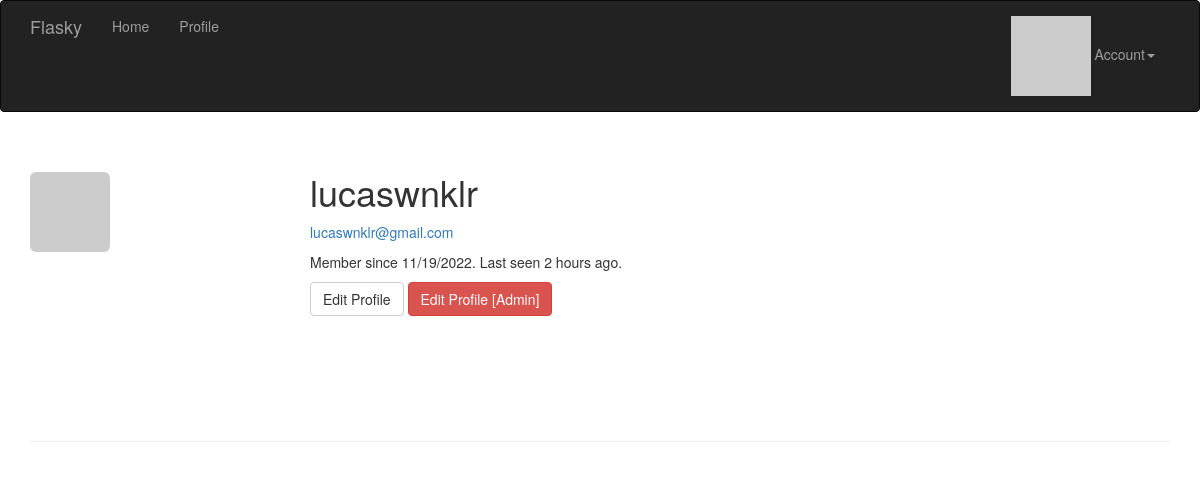
Before: /user/lucaswnklr (signed in) with the older database file.
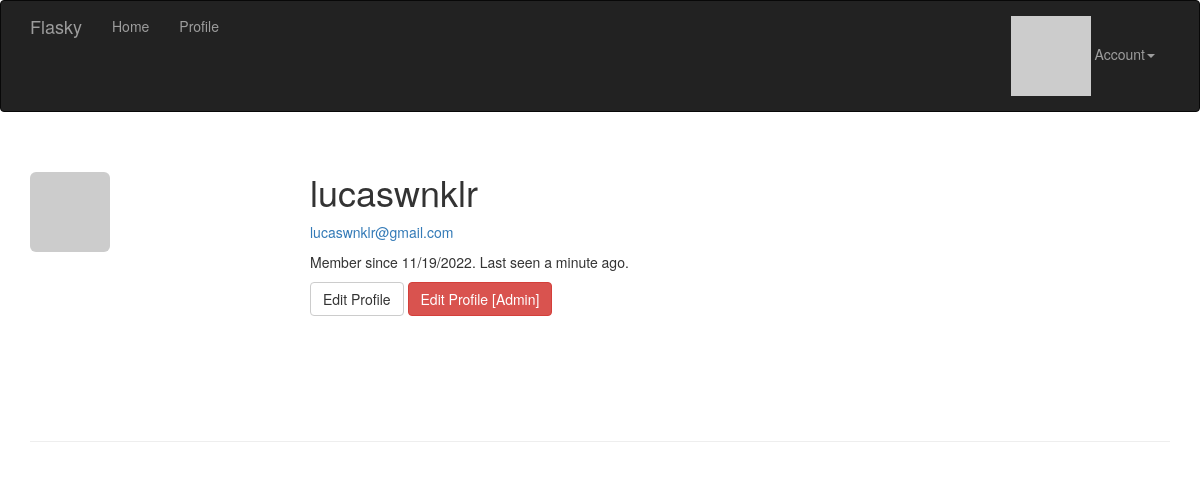
After: the same page with the newer database file.
### app/models.py (models this page shows, shortened)
class User(UserMixin, db.Model):
    __tablename__ = 'users'
    id = db.Column(db.Integer, primary_key=True)
    email = db.Column(db.String(64), unique=True, index=True)
    username = db.Column(db.String(64), unique=True, index=True)
    role_id = db.Column(db.Integer, db.ForeignKey('roles.id'))
    password_hash = db.Column(db.String(128))
    confirmed = db.Column(db.Boolean, default=False)
    name = db.Column(db.String(64))
    location = db.Column(db.String(64))
    about_me = db.Column(db.Text())
    member_since = db.Column(db.DateTime(), default=datetime.utcnow)
    last_seen = db.Column(db.DateTime(), default=datetime.utcnow)
    @property
    def password(self):
        raise AttributeError('password is not a readable attribute')
    def can(self, perm):
        return self.role is not None and self.role.has_permission(perm)
    def is_administrator(self):
        return self.can(Permission.ADMIN)
    def ping(self):
        self.last_seen = datetime.utcnow()
        db.session.add(self)
        db.session.commit()
    def gravatar(self, size=100, default='identicon', rating='g'):
        url = 'https://secure.gravatar.com/avatar'
        hash = hashlib.md5(self.email.lower().encode('utf-8')).hexdigest()
        return '{url}/{hash}?s={size}&d={default}&r={rating}'.format(
            url=url, hash=hash, size=size, default=default, rating=rating)

### app/main/views.py (the view)
@main.route('/user/<username>')
def user(username):
    user = User.query.filter_by(username=username).first_or_404()
    return render_template('user.html', user=user)

### app/auth/views.py (called while the page is built)
@auth.before_app_request
def before_request():
    if current_user.is_authenticated:
        current_user.ping()
        if not current_user.confirmed \
                and request.endpoint \
                and request.blueprint != 'auth' \
                and request.endpoint != 'static':
            return redirect(url_for('auth.unconfirmed'))

### app/main/__init__.py (called while the page is built)
@main.app_context_processor
def inject_permissions():
    return dict(Permission=Permission)

### app/models.py (called while the page is built)
@login_manager.user_loader
def load_user(user_id):
    return User.query.get(int(user_id))

    def has_permission(self, perm):
        return self.permissions & perm == perm

### app/templates/user.html (shortened to what this page needs)
{% extends "base.html" %}
{% block page_content %}
<div class="page-header">
    <img class="img-rounded profile-thumbnail" src="{{ user.gravatar(size=256) }}">
    <div class="profile-header">
        <h1>{{ user.username }}</h1>
        {% if current_user.is_administrator() %}
        <p><a href="mailto:{{ user.email }}">{{ user.email }}</a></p>
        {% endif %}
        <p>Member since {{ moment(user.member_since).format('L') }}. Last seen {{ moment(user.last_seen).fromNow() }}.</p>
        <p>
            {% if user == current_user %}
            <a class="btn btn-default" href="{{ url_for('.edit_profile') }}">Edit Profile</a>
            {% endif %}
            {% if current_user.is_administrator() %}
            <a class="btn btn-danger" href="{{ url_for('.edit_profile_admin', id=user.id) }}">Edit Profile [Admin]</a>
            {% endif %}
        </p>
    </div>
</div>
{% endblock %}

### app/templates/base.html (shortened to what this page needs)
{% extends "bootstrap/base.html" %}
{% block head %}
{{ super() }}
<link rel="stylesheet" type="text/css" href="{{ url_for('static', filename='styles.css') }}">
{% endblock %}
{% block navbar %}
<div class="navbar navbar-inverse" role="navigation">
    <div class="container">
        <div class="navbar-header">
            <a class="navbar-brand" href="{{ url_for('main.index') }}">Flasky</a>
        </div>
        <div class="navbar-collapse collapse">
            <ul class="nav navbar-nav">
                <li><a href="{{ url_for('main.index') }}">Home</a></li>
                {% if current_user.is_authenticated %}
                <li><a href="{{ url_for('main.user', username=current_user.username) }}">Profile</a> </li>
                {% endif %}
            </ul>
            <ul class="nav navbar-nav navbar-right">
                {% if current_user.is_authenticated %}
                <li class="dropdown">
                    <a href="#" class="dropdown-toggle" data-toggle="dropdown">
                        <img src="{{ current_user.gravatar(size=18) }}">
                        Account<b class="caret"></b>
                    </a>
                </li>
                {% else %}
                <li><a href="{{ url_for('auth.login') }}">Log In</a> </li>
                {% endif %}
            </ul>
        </div>
    </div>
</div>
{% endblock %}
{% block content %}
<div class="container">
    {% block page_content %}{% endblock %}
</div>
{% endblock %}

### app/static/styles.css (style rules this page uses)
.profile-thumbnail { position: absolute; }
.profile-header { min-height: 260px; margin-left: 280px; }

Changed rows visible on the page:
changed User "lucaswnklr": last_seen "2 hours ago" → "a minute ago"
